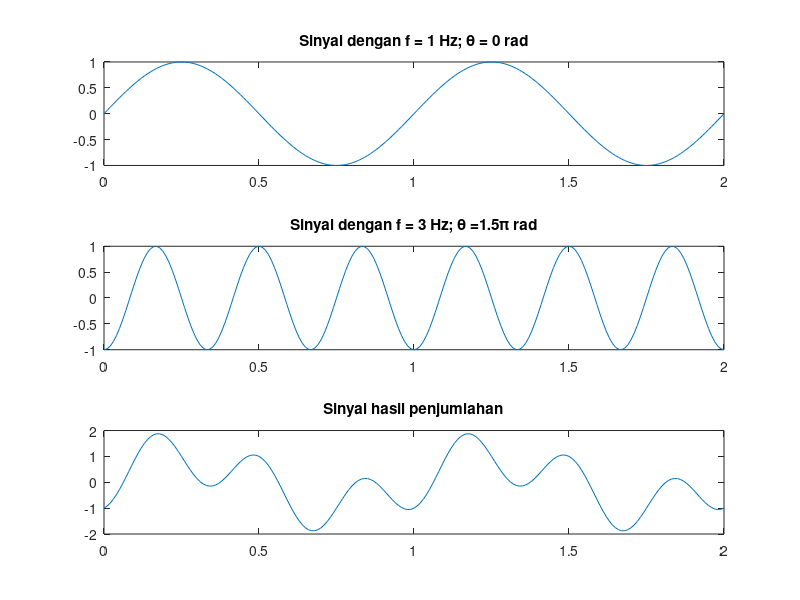

Write MATLAB code to recreate this figure.
clc;
% sinyal dengan f = 1 Hz
T = 100;
t = 0:1/T:2;
f1 = 1;
y1 = sin(2*pi*f1*t);

% sinyal dengan f dan fase yang diubah-ubah
f2 = 3;
k = 1.5;
pha2 = k*pi;
y2 = sin(2*pi*f2*t + pha2);

% penjumlahan sinyal
y3 = y1 + y2;

% 1st  plot
subplot(3,1,1);
plot(t, y1);
text = ('Sinyal dengan f = 1 Hz; \theta = 0 rad');
title(text);

% 2nd plot
subplot(3,1,2);
plot(t, y2);
text = (['Sinyal dengan f = ', num2str(f2), ' Hz; \theta =', num2str(k), '\pi rad']);
title(text);

% 3rd plot
subplot(3,1,3);
plot(t, y3);
title('Sinyal hasil penjumlahan');

filename = 'pha_150.jpg';
saveas(gcf, filename)